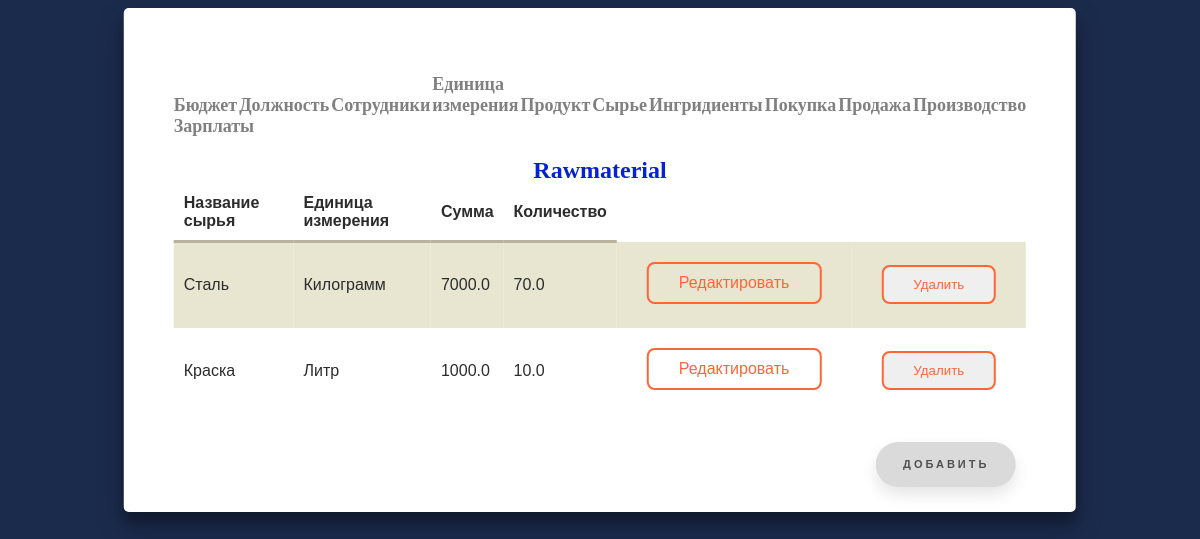
Page /rawmaterial on the earlier database version.
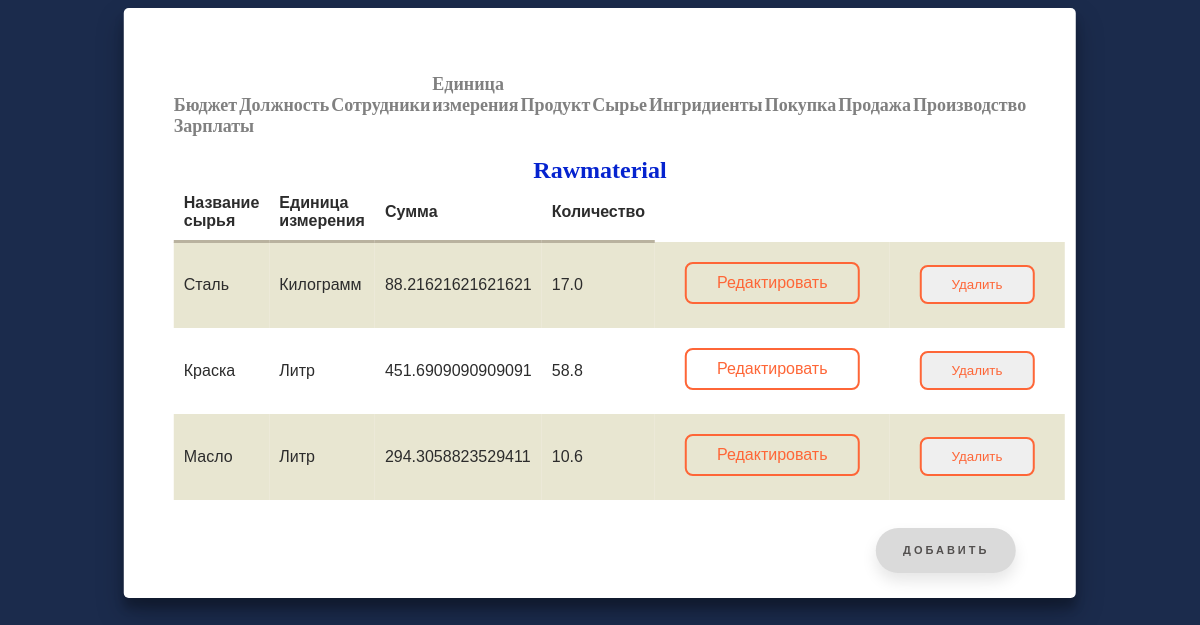
Same page on the later database version.
### modul/models.py (models this page shows, shortened)
class Rawmaterial(models.Model):
    Rm_name = models.CharField("Название",max_length=150)
    Unit = models.ForeignKey(Units,verbose_name="Единица измерения",null=True,on_delete=models.SET_NULL)
    Summ = models.FloatField("Сумма",default=0)
    Amount = models.FloatField("Количество",default=0)
    class Meta:
        verbose_name = 'Сырьё'
        verbose_name_plural = 'Сырьё'

class  Units(models.Model):
    Unit = models.CharField("Единица измерения",max_length=100)
    class Meta:
        verbose_name = 'Единица измерения'
        verbose_name_plural = 'Единицы измерения'

### modul/views.py (the view)
# urls.py: path("rawmaterial",views.RawsView.as_view(), name = 'raw'),
class RawsView(ListView):
    model = Rawmaterial
    template_name = 'modul/raw.html'
    context_object_name = 'raws'

### modul/templates/modul/raw.html
{% extends "modul/home.html"%}
{% block content %}
<h2>Rawmaterial</h2>
<table>
    <tr>
        <th>Название сырья</th>
        <th>Единица измерения</th>
        <th>Сумма</th>
        <th>Количество</th>
    </tr>
    {% for rawmaterial in raws %}
        <tr>
            <td>{{ rawmaterial.Rm_name }}</td>
            <td>{{ rawmaterial.Unit.Unit }}</td>
            <td>{{ rawmaterial.Summ }}</td>
            <td>{{ rawmaterial.Amount }}</td>
            <td>
                <a href="{% url 'rawupdate' rawmaterial.id %}" class="shine-button">Редактировать</a>
            </td>
            <td>
                <form id="delete_form" action="{% url 'rawdelete' rawmaterial.id %}" method="post">{% csrf_token %}
                    <button type="submit" class="shine-button">Удалить</button>
                </form>
            </td>
        </tr>
    {% endfor%}
</table><br>
<a href="{% url 'createraw' %}" class="floating-button">Добавить</a>
{% endblock %}

Differences in the rows shown:
changed Rawmaterial "Сталь": Summ "7000.0" → "88.21621621621621"; Amount "70.0" → "17.0"
changed Rawmaterial "Краска": Summ "1000.0" → "451.6909090909091"; Amount "10.0" → "58.8"
added Rawmaterial: Rm_name "Масло", Unit.Unit "Литр", Summ "294.3058823529411", Amount "10.6"
